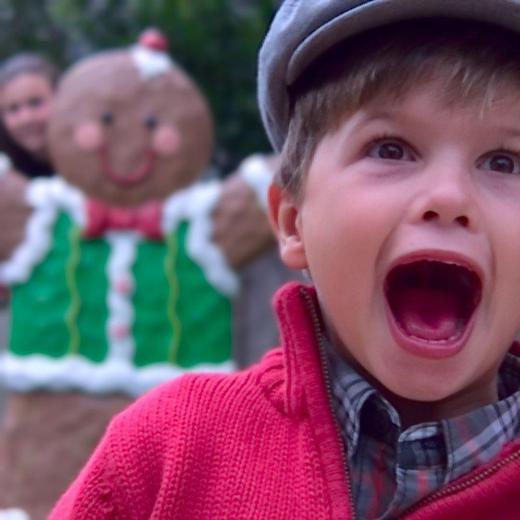
//> input picture 20200421_tesseract_OCR_OK/lytro-03-A.jpg, 520 x 520 px
$ ./sobel   (built with g++ and OpenCV 4)
//> lines starting //> are read from the running program, lines starting //| are printed output that depends on the picture
#include <opencv2/opencv.hpp>
#include <iostream>
#include <stdlib.h>

using namespace std;
using namespace cv;

#define PAI   3.1415926
#define WSIZE 27

void useAt(Mat img, unsigned char *lut);
void usePtr(Mat img, unsigned char *lut);
void effect_3_2(Mat input, Mat output);
void effect_3_6(Mat input, Mat output, double scale, double th);
void setMaskValue(double *G, int msize, int i, int j, double val);
void makeGauss(double scale, int msize, double *Gx, double *Gy, double *Gxy, double *Gxx, double *Gyy);

int main() {
	Mat src, res1, res2;
	src = imread("lytro-03-A.jpg"); //test image
//> src is the input picture: 520 rows x 520 cols, CV_8UC3; mean B, G, R 100.8, 81.7, 117.4
	imshow("src", src);

	//Mat ans1, ans2;
	//ans1 = imread("cap3_02c.bmp"); //cap3_02c.bmp: 3-2
	//ans2 = imread("cap3_02g.bmp"); //cap3_02g.bmp: 3-6

	res1 = src.clone();
	//res2 = src.clone();

	effect_3_2(src, res1);
	//effect_3_6(src, res2, 3, 5.0);

	//imshow("Ans1", ans1);
	//imshow("Ans2", ans2);
	imshow("sobel", res1);
	//imshow("Canny", res2);

	waitKey(0);
	return 0;
}

// [60 lines left out: functions useAt, usePtr, setMaskValue, makeGauss, not called in this run]


void effect_3_2(Mat input, Mat output)
{
	unsigned char *lut;
	int fil1[9] = {
		1, 0,-1,
		2, 0,-2,
		1, 0,-1 };
	int fil2[9] = {
		1, 2, 1,
		0, 0, 0,
		-1,-2,-1 };

	int x, y;
	int i;
	int val;
	int xx, yy;
	int rrx, ggx, bbx;
	int rry, ggy, bby;
	Vec3b pix, col;
	int sadr;
	int x1, y1, x2, y2;

	x1 = 0;
	y1 = 0;
	x2 = input.cols - 1;
//> x2 = 519
	y2 = input.rows - 1;
//> y2 = 519

	int widthLimit = input.channels() * input.cols;
//> widthLimit = 1560

	for (y = 0; y <= y2; y++) {
		Vec3b *data2 = output.ptr<Vec3b>(y);
		for (x = 0; x <= widthLimit; x++) {
			rrx = ggx = bbx = 0;
			rry = ggy = bby = 0;
			sadr = 0;
			for (yy = -1; yy <= 1; yy++) {
				for (xx = -1; xx <= 1; xx++) {
					if (y + yy >= 0 && y + yy < input.rows) {
						if (x + xx >= 0 && x + xx < input.cols) {
							Vec3b *data = input.ptr<Vec3b>(y + yy);
							rrx += data[x + xx].val[2] * fil1[sadr];
							ggx += data[x + xx].val[1] * fil1[sadr];
							bbx += data[x + xx].val[0] * fil1[sadr];
							rry += data[x + xx].val[2] * fil2[sadr];
							ggy += data[x + xx].val[1] * fil2[sadr];
							bby += data[x + xx].val[0] * fil2[sadr];
						}
					}
					sadr++;
				}
			}
			data2[x].val[2] = (int)(sqrt((double)(rrx*rrx + rry * rry)) / 8.0);
			data2[x].val[1] = (int)(sqrt((double)(ggx*ggx + ggy * ggy)) / 8.0);
			data2[x].val[0] = (int)(sqrt((double)(bbx*bbx + bby * bby)) / 8.0);
		}
	}
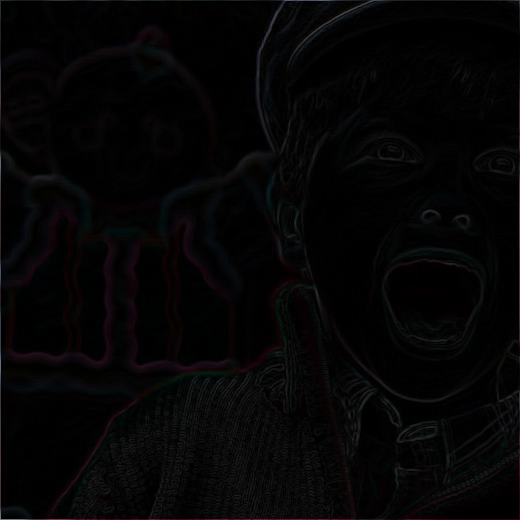
//> output: 520 rows x 520 cols, CV_8UC3; mean B, G, R 5, 4.5, 5.1
//> after the loop, rrx = 0; ggx = 0; bbx = 0; rry = 0; ggy = 0; bby = 0; sadr = 9
}
// [88 lines left out: function effect_3_6, not called in this run]

$ run again, with 20200421_tesseract_OCR_OK/lytro-07-A.jpg copied over 20200421_tesseract_OCR_OK/lytro-03-A.jpg
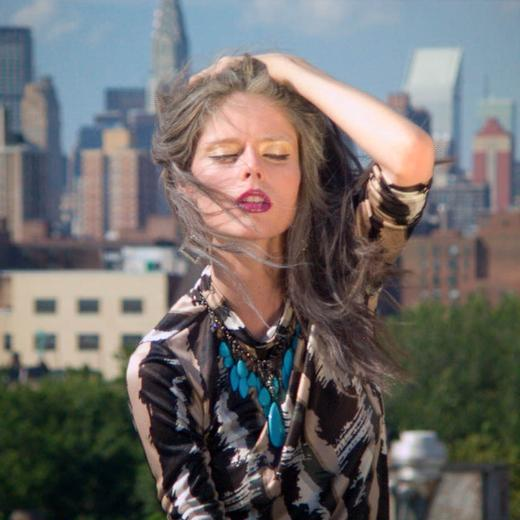
//> input picture 20200421_tesseract_OCR_OK/lytro-07-A.jpg, 520 x 520 px
//> src is the input picture: 520 rows x 520 cols, CV_8UC3; mean B, G, R 106, 107.7, 111.4
//> after the loop in effect_3_2, `for (y = 0; y <= y2; y++)`:
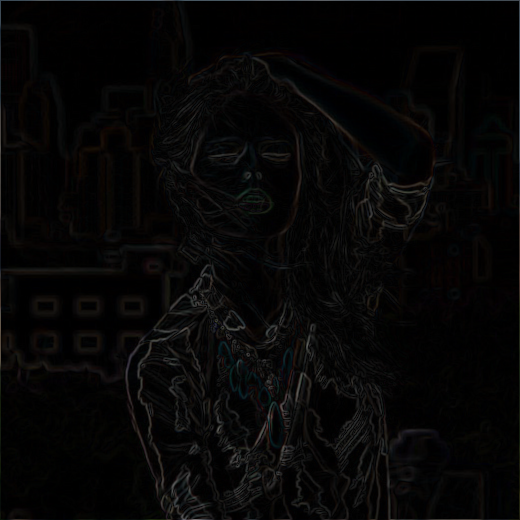
//> output: 520 rows x 520 cols, CV_8UC3; mean B, G, R 5.8, 6, 6.5
//> after the loop in effect_3_2, `for (y = 0; y <= y2; y++)`: rrx = 0; sadr = 9
